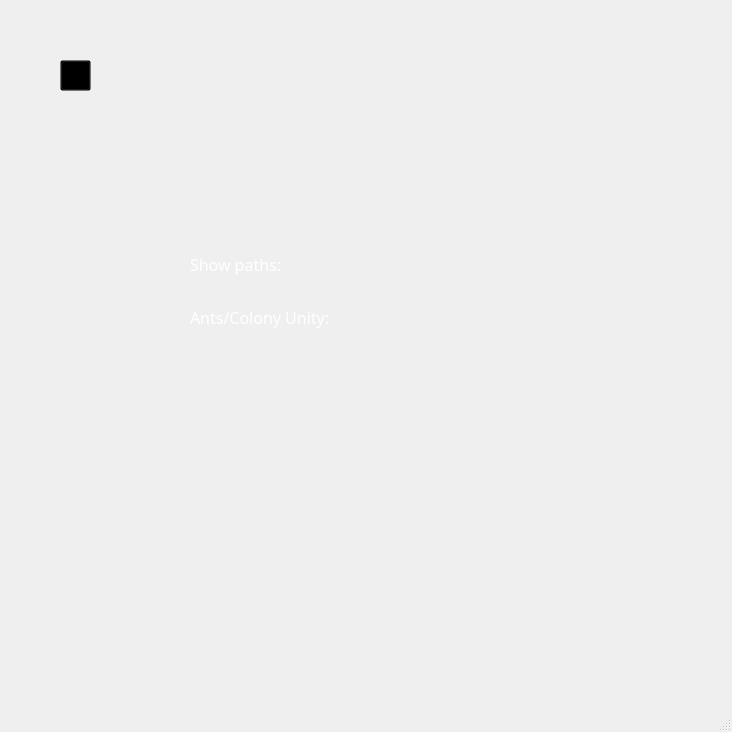
<?xml version="1.0" encoding="UTF-8"?>
<ui version="4.0">
 <class>MainWindow</class>
 <widget class="QMainWindow" name="MainWindow">
  <property name="enabled">
   <bool>true</bool>
  </property>
  <property name="geometry">
   <rect>
    <x>0</x>
    <y>0</y>
    <width>732</width>
    <height>732</height>
   </rect>
  </property>
  <property name="minimumSize">
   <size>
    <width>704</width>
    <height>732</height>
   </size>
  </property>
  <property name="maximumSize">
   <size>
    <width>732</width>
    <height>732</height>
   </size>
  </property>
  <property name="windowTitle">
   <string>Menu</string>
  </property>
  <widget class="QWidget" name="centralwidget">
   <property name="minimumSize">
    <size>
     <width>704</width>
     <height>704</height>
    </size>
   </property>
   <widget class="QStackedWidget" name="stackedWidget">
    <property name="geometry">
     <rect>
      <x>10</x>
      <y>10</y>
      <width>704</width>
      <height>704</height>
     </rect>
    </property>
    <property name="lineWidth">
     <number>-8</number>
    </property>
    <property name="currentIndex">
     <number>2</number>
    </property>
    <widget class="QWidget" name="Menu">
     <widget class="QLabel" name="BackgMenu">
      <property name="geometry">
       <rect>
        <x>0</x>
        <y>0</y>
        <width>1</width>
        <height>1</height>
       </rect>
      </property>
      <property name="minimumSize">
       <size>
        <width>1</width>
        <height>1</height>
       </size>
      </property>
      <property name="maximumSize">
       <size>
        <width>704</width>
        <height>704</height>
       </size>
      </property>
      <property name="autoFillBackground">
       <bool>false</bool>
      </property>
      <property name="text">
       <string/>
      </property>
     </widget>
     <widget class="QWidget" name="">
      <property name="geometry">
       <rect>
        <x>250</x>
        <y>230</y>
        <width>181</width>
        <height>361</height>
       </rect>
      </property>
      <layout class="QVBoxLayout" name="verticalLayout">
       <item>
        <widget class="QPushButton" name="SimulateButton">
         <property name="minimumSize">
          <size>
           <width>179</width>
           <height>54</height>
          </size>
         </property>
         <property name="styleSheet">
          <string notr="true">QPushButton#SimulateButton {
background-color: transparent;
background-image: url(:/resources/SimulateBtn.png);
border-image: none;
}

QPushButton#SimulateButton:pressed {
    background-image: url(:/resources/SimulateClickedBtn.png);
}</string>
         </property>
         <property name="text">
          <string/>
         </property>
        </widget>
       </item>
       <item>
        <widget class="QPushButton" name="AboutButton">
         <property name="minimumSize">
          <size>
           <width>179</width>
           <height>54</height>
          </size>
         </property>
         <property name="styleSheet">
          <string notr="true">QPushButton#AboutButton {
background-color: transparent;
background-image: url(:/resources/AboutBtn.png);
border-image: none;
}

QPushButton#AboutButton:pressed {
    background-image: url(:/resources/AboutClickedBtn.png);
}</string>
         </property>
         <property name="text">
          <string/>
         </property>
        </widget>
       </item>
       <item>
        <widget class="QPushButton" name="ConfigsButton">
         <property name="minimumSize">
          <size>
           <width>179</width>
           <height>54</height>
          </size>
         </property>
         <property name="styleSheet">
          <string notr="true">QPushButton#ConfigsButton {
background-color: transparent;
background-image: url(:/resources/ConfigsBtn.png);
border-image: none;
}

QPushButton#ConfigsButton:pressed {
    background-image: url(:/resources/ConfigsClickedBtn.png);
}</string>
         </property>
         <property name="text">
          <string/>
         </property>
        </widget>
       </item>
       <item>
        <widget class="QPushButton" name="QuitButton">
         <property name="minimumSize">
          <size>
           <width>0</width>
           <height>54</height>
          </size>
         </property>
         <property name="styleSheet">
          <string notr="true">QPushButton#QuitButton {
background-color: transparent;
background-image: url(:/resources/QuitBtn.png);
border-image: none;
}

QPushButton#QuitButton:pressed {
    background-image: url(:/resources/QuitClickedBtn.png);
}</string>
         </property>
         <property name="text">
          <string/>
         </property>
        </widget>
       </item>
      </layout>
     </widget>
    </widget>
    <widget class="QWidget" name="About">
     <widget class="QPushButton" name="MenuButton">
      <property name="geometry">
       <rect>
        <x>50</x>
        <y>50</y>
        <width>31</width>
        <height>31</height>
       </rect>
      </property>
      <property name="styleSheet">
       <string notr="true">QPushButton#MenuButton {
background-color: transparent;
background-image: url(:/resources/Arrow.png);
border-image: none;
}
</string>
      </property>
      <property name="text">
       <string/>
      </property>
     </widget>
     <widget class="QLabel" name="backgAbout">
      <property name="geometry">
       <rect>
        <x>0</x>
        <y>0</y>
        <width>1</width>
        <height>1</height>
       </rect>
      </property>
      <property name="minimumSize">
       <size>
        <width>1</width>
        <height>1</height>
       </size>
      </property>
      <property name="maximumSize">
       <size>
        <width>704</width>
        <height>704</height>
       </size>
      </property>
      <property name="text">
       <string/>
      </property>
     </widget>
     <widget class="QPushButton" name="gitCodeBtn">
      <property name="geometry">
       <rect>
        <x>320</x>
        <y>625</y>
        <width>30</width>
        <height>30</height>
       </rect>
      </property>
      <property name="minimumSize">
       <size>
        <width>30</width>
        <height>30</height>
       </size>
      </property>
      <property name="maximumSize">
       <size>
        <width>30</width>
        <height>30</height>
       </size>
      </property>
      <property name="styleSheet">
       <string notr="true">QPushButton#gitCodeBtn {
background-color: transparent;
background-image: url(:/resources/git.png);
border-image: none;
}
QPushButton#gitCodeBtn:pressed {
    background-image: url(:/resources/gitClicked.png);
}</string>
      </property>
      <property name="text">
       <string/>
      </property>
     </widget>
     <widget class="QWidget" name="">
      <property name="geometry">
       <rect>
        <x>80</x>
        <y>340</y>
        <width>269</width>
        <height>38</height>
       </rect>
      </property>
      <layout class="QHBoxLayout" name="horizontalLayout">
       <item>
        <widget class="QPushButton" name="gitProfileBtn">
         <property name="minimumSize">
          <size>
           <width>30</width>
           <height>30</height>
          </size>
         </property>
         <property name="maximumSize">
          <size>
           <width>30</width>
           <height>30</height>
          </size>
         </property>
         <property name="styleSheet">
          <string notr="true">QPushButton#gitProfileBtn {
background-color: transparent;
background-image: url(:/resources/git.png);
border-image: none;
}
QPushButton#gitProfileBtn:pressed {
    background-image: url(:/resources/gitClicked.png);
}</string>
         </property>
         <property name="text">
          <string/>
         </property>
        </widget>
       </item>
       <item>
        <widget class="QPushButton" name="lkdinBtn">
         <property name="minimumSize">
          <size>
           <width>32</width>
           <height>32</height>
          </size>
         </property>
         <property name="maximumSize">
          <size>
           <width>32</width>
           <height>32</height>
          </size>
         </property>
         <property name="styleSheet">
          <string notr="true">QPushButton#lkdinBtn {
background-color: transparent;
background-image: url(:/resources/linkedin.png);
border-image: none;
}
QPushButton#lkdinBtn:pressed {
    background-image: url(:/resources/linkedinClicked.png);
}</string>
         </property>
         <property name="text">
          <string/>
         </property>
        </widget>
       </item>
       <item>
        <widget class="QPushButton" name="soBtn">
         <property name="minimumSize">
          <size>
           <width>31</width>
           <height>36</height>
          </size>
         </property>
         <property name="maximumSize">
          <size>
           <width>31</width>
           <height>36</height>
          </size>
         </property>
         <property name="styleSheet">
          <string notr="true">QPushButton#soBtn {
background-color: transparent;
background-image: url(:/resources/stack.png);
border-image: none;
}
QPushButton#soBtn:pressed {
    background-image: url(:/resources/stackClicked.png);
}</string>
         </property>
         <property name="text">
          <string/>
         </property>
        </widget>
       </item>
      </layout>
     </widget>
    </widget>
    <widget class="QWidget" name="Configuration">
     <widget class="QPushButton" name="MenuButton_2">
      <property name="geometry">
       <rect>
        <x>50</x>
        <y>50</y>
        <width>31</width>
        <height>31</height>
       </rect>
      </property>
      <property name="styleSheet">
       <string notr="true">QPushButton#MenuButton_2 {
background-color: transparent;
background-image: url(:/resources/Arrow.png);
border-image: none;
}
</string>
      </property>
      <property name="text">
       <string/>
      </property>
     </widget>
     <widget class="QLabel" name="backgConfig">
      <property name="geometry">
       <rect>
        <x>0</x>
        <y>0</y>
        <width>14</width>
        <height>1</height>
       </rect>
      </property>
      <property name="minimumSize">
       <size>
        <width>1</width>
        <height>1</height>
       </size>
      </property>
      <property name="maximumSize">
       <size>
        <width>704</width>
        <height>704</height>
       </size>
      </property>
      <property name="text">
       <string/>
      </property>
     </widget>
     <widget class="QWidget" name="">
      <property name="geometry">
       <rect>
        <x>180</x>
        <y>230</y>
        <width>219</width>
        <height>101</height>
       </rect>
      </property>
      <layout class="QVBoxLayout" name="verticalLayout_2">
       <item>
        <widget class="QLabel" name="config_1">
         <property name="font">
          <font>
           <family>Audiowide</family>
           <pointsize>12</pointsize>
          </font>
         </property>
         <property name="styleSheet">
          <string notr="true">QLabel#config_1{
 color: white;
}</string>
         </property>
         <property name="text">
          <string>Show paths:</string>
         </property>
        </widget>
       </item>
       <item>
        <widget class="QLabel" name="config_2">
         <property name="font">
          <font>
           <family>Audiowide</family>
           <pointsize>12</pointsize>
          </font>
         </property>
         <property name="styleSheet">
          <string notr="true">QLabel#config_2{
 color: white;
}</string>
         </property>
         <property name="text">
          <string>Ants/Colony Unity:</string>
         </property>
        </widget>
       </item>
      </layout>
     </widget>
    </widget>
   </widget>
  </widget>
  <widget class="QMenuBar" name="menubar">
   <property name="geometry">
    <rect>
     <x>0</x>
     <y>0</y>
     <width>732</width>
     <height>25</height>
    </rect>
   </property>
  </widget>
  <widget class="QStatusBar" name="statusbar"/>
 </widget>
 <resources/>
 <connections/>
</ui>
